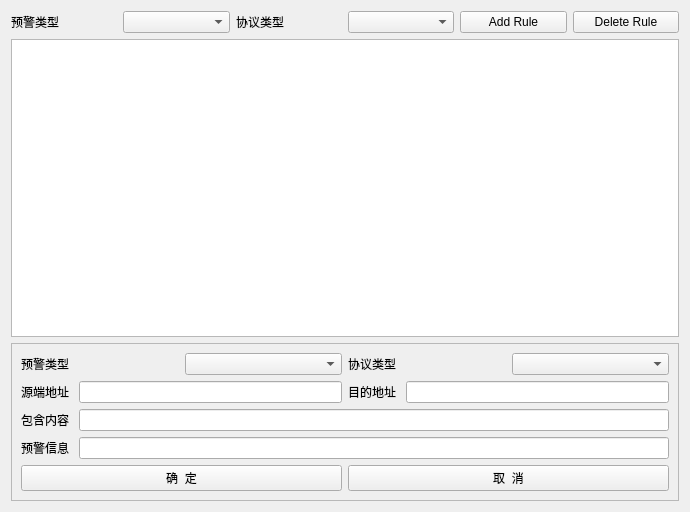
<?xml version="1.0" encoding="UTF-8"?>
<ui version="4.0">
 <class>FormRule</class>
 <widget class="QWidget" name="FormRule">
  <property name="geometry">
   <rect>
    <x>0</x>
    <y>0</y>
    <width>690</width>
    <height>512</height>
   </rect>
  </property>
  <property name="windowTitle">
   <string>Form</string>
  </property>
  <layout class="QHBoxLayout" name="horizontalLayout_6">
   <item>
    <layout class="QVBoxLayout" name="verticalLayout">
     <item>
      <layout class="QHBoxLayout" name="horizontalLayout_4">
       <item>
        <widget class="QLabel" name="label_7">
         <property name="text">
          <string>预警类型 </string>
         </property>
        </widget>
       </item>
       <item>
        <widget class="QComboBox" name="comboBoxAlarm_2"/>
       </item>
       <item>
        <widget class="QLabel" name="label_8">
         <property name="text">
          <string>协议类型 </string>
         </property>
        </widget>
       </item>
       <item>
        <widget class="QComboBox" name="comboBoxProto_2"/>
       </item>
       <item>
        <widget class="QPushButton" name="btnAddRule">
         <property name="text">
          <string>Add Rule</string>
         </property>
        </widget>
       </item>
       <item>
        <widget class="QPushButton" name="btnDelRule">
         <property name="text">
          <string>Delete Rule</string>
         </property>
        </widget>
       </item>
      </layout>
     </item>
     <item>
      <layout class="QHBoxLayout" name="horizontalLayout_3">
       <item>
        <widget class="QTableWidget" name="tableRule"/>
       </item>
      </layout>
     </item>
     <item>
      <layout class="QHBoxLayout" name="horizontalLayout_2">
       <item>
        <widget class="QFrame" name="frame">
         <property name="frameShape">
          <enum>QFrame::StyledPanel</enum>
         </property>
         <property name="frameShadow">
          <enum>QFrame::Raised</enum>
         </property>
         <layout class="QVBoxLayout" name="verticalLayout_8">
          <item>
           <layout class="QHBoxLayout" name="horizontalLayout_10">
            <item>
             <widget class="QLabel" name="label_5">
              <property name="text">
               <string>预警类型</string>
              </property>
             </widget>
            </item>
            <item>
             <widget class="QComboBox" name="comboBoxAlarm"/>
            </item>
            <item>
             <widget class="QLabel" name="label_6">
              <property name="text">
               <string>协议类型</string>
              </property>
             </widget>
            </item>
            <item>
             <widget class="QComboBox" name="comboBoxProto"/>
            </item>
           </layout>
          </item>
          <item>
           <layout class="QHBoxLayout" name="horizontalLayout_5">
            <item>
             <widget class="QLabel" name="label">
              <property name="text">
               <string>源端地址 </string>
              </property>
             </widget>
            </item>
            <item>
             <widget class="QLineEdit" name="lineEditSrc"/>
            </item>
            <item>
             <widget class="QLabel" name="label_4">
              <property name="text">
               <string>目的地址 </string>
              </property>
             </widget>
            </item>
            <item>
             <widget class="QLineEdit" name="lineEditDst"/>
            </item>
           </layout>
          </item>
          <item>
           <layout class="QHBoxLayout" name="horizontalLayout_8">
            <item>
             <widget class="QLabel" name="label_3">
              <property name="text">
               <string>包含内容 </string>
              </property>
             </widget>
            </item>
            <item>
             <widget class="QLineEdit" name="lineEditContent"/>
            </item>
           </layout>
          </item>
          <item>
           <layout class="QHBoxLayout" name="horizontalLayout_7">
            <item>
             <widget class="QLabel" name="label_2">
              <property name="text">
               <string>预警信息 </string>
              </property>
             </widget>
            </item>
            <item>
             <widget class="QLineEdit" name="lineEditErrMsg"/>
            </item>
           </layout>
          </item>
          <item>
           <layout class="QHBoxLayout" name="horizontalLayout_11">
            <item>
             <widget class="QPushButton" name="btnOK">
              <property name="text">
               <string>确  定</string>
              </property>
             </widget>
            </item>
            <item>
             <widget class="QPushButton" name="btnCancel">
              <property name="text">
               <string>取  消</string>
              </property>
             </widget>
            </item>
           </layout>
          </item>
         </layout>
        </widget>
       </item>
      </layout>
     </item>
    </layout>
   </item>
  </layout>
 </widget>
 <resources/>
 <connections/>
</ui>
